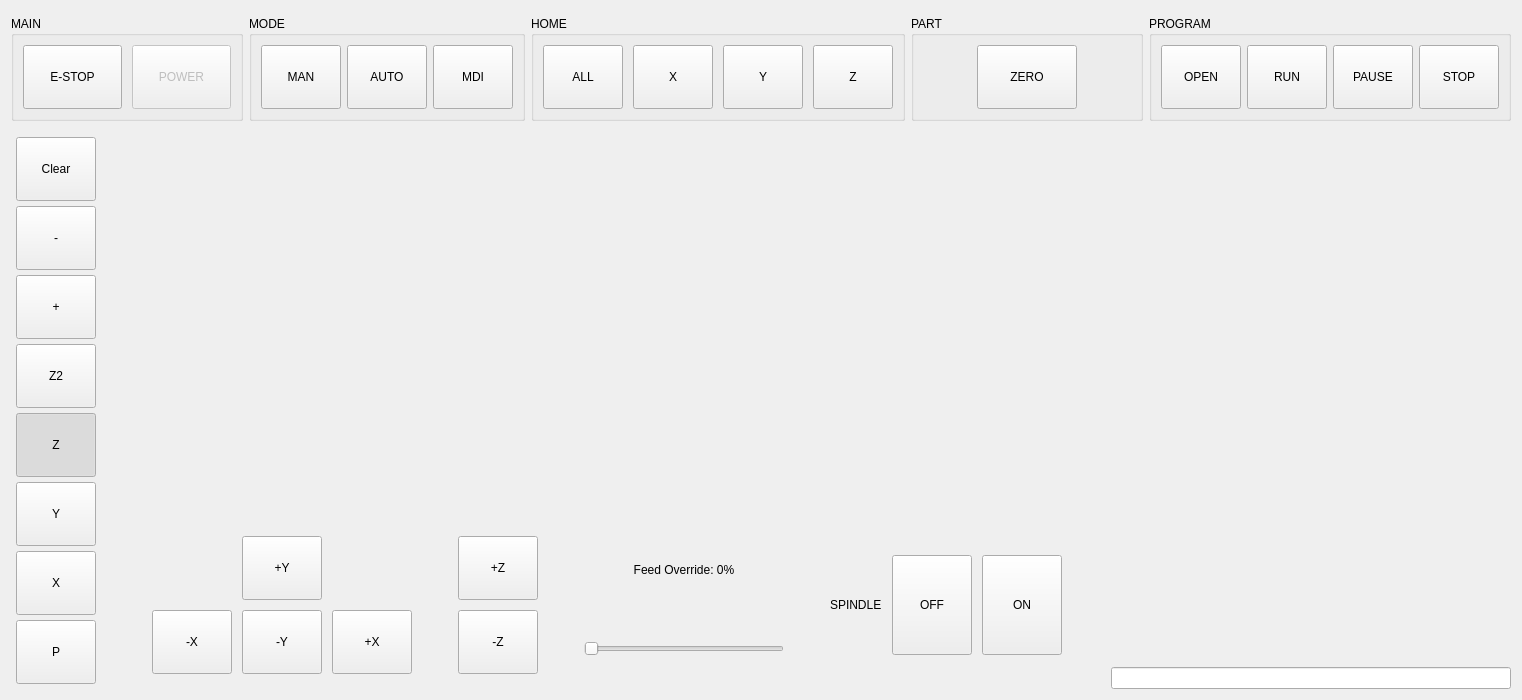
  <widget class="QWidget" name="centralwidget">
   <layout class="QVBoxLayout" name="verticalLayout">
    <item>
     <layout class="QHBoxLayout" name="horizontalLayout_2">
      <property name="sizeConstraint">
       <enum>QLayout::SetDefaultConstraint</enum>
      </property>
      <property name="topMargin">
       <number>5</number>
      </property>
      <property name="bottomMargin">
       <number>5</number>
      </property>
      <item>
       <widget class="QGroupBox" name="main_gbox">
        <property name="title">
         <string>MAIN</string>
        </property>
        <layout class="QHBoxLayout" name="horizontalLayout_6">
         <property name="spacing">
          <number>10</number>
         </property>
         <item>
          <widget class="ActionButton" name="estop_abutton">
           <property name="sizePolicy">
            <sizepolicy hsizetype="Minimum" vsizetype="Fixed">
             <horstretch>0</horstretch>
             <verstretch>0</verstretch>
            </sizepolicy>
           </property>
           <property name="minimumSize">
            <size>
             <width>60</width>
             <height>64</height>
            </size>
           </property>
           <property name="maximumSize">
            <size>
             <width>100</width>
             <height>100</height>
            </size>
           </property>
           <property name="text">
            <string>E-STOP</string>
           </property>
           <property name="checkable">
            <bool>true</bool>
           </property>
           <property name="actionName" stdset="0">
            <string>machine.estop.toggle</string>
           </property>
          </widget>
         </item>
         <item>
          <widget class="ActionButton" name="power_abutton">
           <property name="enabled">
            <bool>false</bool>
           </property>
           <property name="minimumSize">
            <size>
             <width>60</width>
             <height>64</height>
            </size>
           </property>
           <property name="maximumSize">
            <size>
             <width>100</width>
             <height>100</height>
            </size>
           </property>
           <property name="text">
            <string>POWER</string>
           </property>
           <property name="checkable">
            <bool>true</bool>
           </property>
           <property name="actionName" stdset="0">
            <string>machine.power.toggle</string>
           </property>
          </widget>
         </item>
        </layout>
       </widget>
      </item>
      <item>
       <widget class="QGroupBox" name="mode_gbox">
        <property name="title">
         <string>MODE</string>
        </property>
        <layout class="QHBoxLayout" name="horizontalLayout_8">
         <item>
          <widget class="ActionButton" name="actionbutton_27">
           <property name="sizePolicy">
            <sizepolicy hsizetype="Minimum" vsizetype="Minimum">
             <horstretch>0</horstretch>
             <verstretch>0</verstretch>
            </sizepolicy>
           </property>
           <property name="minimumSize">
            <size>
             <width>60</width>
             <height>64</height>
            </size>
           </property>
           <property name="maximumSize">
            <size>
             <width>100</width>
             <height>100</height>
            </size>
           </property>
           <property name="text">
            <string>MAN</string>
           </property>
           <property name="checkable">
            <bool>true</bool>
           </property>
           <property name="autoExclusive">
            <bool>true</bool>
           </property>
           <property name="actionName" stdset="0">
            <string>machine.mode.manual</string>
           </property>
           <property name="position" stdset="0">
            <string>first</string>
           </property>
           <property name="styleClass" stdset="0">
            <string>option</string>
           </property>
          </widget>
         </item>
         <item>
          <widget class="ActionButton" name="actionbutton_28">
           <property name="sizePolicy">
            <sizepolicy hsizetype="Minimum" vsizetype="Minimum">
             <horstretch>0</horstretch>
             <verstretch>0</verstretch>
            </sizepolicy>
           </property>
           <property name="minimumSize">
            <size>
             <width>60</width>
             <height>64</height>
            </size>
           </property>
           <property name="maximumSize">
            <size>
             <width>100</width>
             <height>100</height>
            </size>
           </property>
           <property name="text">
            <string>AUTO</string>
           </property>
           <property name="checkable">
            <bool>true</bool>
           </property>
           <property name="autoExclusive">
            <bool>true</bool>
           </property>
           <property name="actionName" stdset="0">
            <string>machine.mode.auto</string>
           </property>
           <property name="styleClass" stdset="0">
            <string>option</string>
           </property>
          </widget>
         </item>
         <item>
          <widget class="ActionButton" name="actionbutton_29">
           <property name="sizePolicy">
            <sizepolicy hsizetype="Minimum" vsizetype="Minimum">
             <horstretch>0</horstretch>
             <verstretch>0</verstretch>
            </sizepolicy>
           </property>
           <property name="minimumSize">
            <size>
             <width>60</width>
             <height>64</height>
            </size>
           </property>
           <property name="maximumSize">
            <size>
             <width>100</width>
             <height>100</height>
            </size>
           </property>
           <property name="text">
            <string>MDI</string>
           </property>
           <property name="checkable">
            <bool>true</bool>
           </property>
           <property name="autoExclusive">
            <bool>true</bool>
           </property>
           <property name="actionName" stdset="0">
            <string>machine.mode.mdi</string>
           </property>
           <property name="position" stdset="0">
            <string>last</string>
           </property>
           <property name="styleClass" stdset="0">
            <string>option</string>
           </property>
          </widget>
         </item>
        </layout>
       </widget>
      </item>
      <item>
       <widget class="QGroupBox" name="home_gbox">
        <property name="title">
         <string>HOME</string>
        </property>
        <layout class="QHBoxLayout" name="horizontalLayout_3">
         <property name="spacing">
          <number>10</number>
         </property>
         <item>
          <widget class="ActionButton" name="homeall_abutton">
           <property name="minimumSize">
            <size>
             <width>60</width>
             <height>64</height>
            </size>
           </property>
           <property name="maximumSize">
            <size>
             <width>100</width>
             <height>100</height>
            </size>
           </property>
           <property name="text">
            <string>ALL</string>
           </property>
           <property name="actionName" stdset="0">
            <string>machine.home.all</string>
           </property>
          </widget>
         </item>
         <item>
          <widget class="ActionButton" name="homex_abutton">
           <property name="minimumSize">
            <size>
             <width>60</width>
             <height>64</height>
            </size>
           </property>
           <property name="maximumSize">
            <size>
             <width>100</width>
             <height>100</height>
            </size>
           </property>
           <property name="text">
            <string>X</string>
           </property>
           <property name="actionName" stdset="0">
            <string>machine.home.axis:x</string>
           </property>
          </widget>
         </item>
         <item>
          <widget class="ActionButton" name="homey_abutton">
           <property name="minimumSize">
            <size>
             <width>60</width>
             <height>64</height>
            </size>
           </property>
           <property name="maximumSize">
            <size>
             <width>100</width>
             <height>100</height>
            </size>
           </property>
           <property name="text">
            <string>Y</string>
           </property>
           <property name="actionName" stdset="0">
            <string>machine.home.axis:y</string>
           </property>
          </widget>
         </item>
         <item>
          <widget class="ActionButton" name="homez_abutton">
           <property name="minimumSize">
            <size>
             <width>60</width>
             <height>64</height>
            </size>
           </property>
           <property name="maximumSize">
            <size>
             <width>100</width>
             <height>100</height>
            </size>
           </property>
           <property name="text">
            <string>Z</string>
           </property>
           <property name="actionName" stdset="0">
            <string>machine.home.axis:z</string>
           </property>
          </widget>
         </item>
        </layout>
       </widget>
      </item>
      <item>
       <widget class="QGroupBox" name="part_gbox">
        <property name="title">
         <string>PART</string>
        </property>
        <layout class="QHBoxLayout" name="horizontalLayout_5">
         <item>
          <widget class="DialogButton" name="zero_dbutton">
           <property name="minimumSize">
            <size>
             <width>60</width>
             <height>64</height>
            </size>
           </property>
           <property name="maximumSize">
            <size>
             <width>100</width>
             <height>100</height>
            </size>
           </property>
           <property name="text">
            <string>ZERO</string>
           </property>
           <property name="dialogName" stdset="0">
            <string>set_work_offsets</string>
           </property>
          </widget>
         </item>
        </layout>
       </widget>
      </item>
      <item>
       <widget class="QGroupBox" name="program_gbox">
        <property name="title">
         <string>PROGRAM</string>
        </property>
        <layout class="QHBoxLayout" name="horizontalLayout_7">
         <item>
          <widget class="DialogButton" name="open_dbutton">
           <property name="minimumSize">
            <size>
             <width>60</width>
             <height>64</height>
            </size>
           </property>
           <property name="maximumSize">
            <size>
             <width>100</width>
             <height>100</height>
            </size>
           </property>
           <property name="text">
            <string>OPEN</string>
           </property>
           <property name="dialogName" stdset="0">
            <string>open_file</string>
           </property>
          </widget>
         </item>
         <item>
          <widget class="ActionButton" name="run_abutton">
           <property name="minimumSize">
            <size>
             <width>60</width>
             <height>64</height>
            </size>
           </property>
           <property name="maximumSize">
            <size>
             <width>100</width>
             <height>100</height>
            </size>
           </property>
           <property name="text">
            <string>RUN</string>
           </property>
           <property name="actionName" stdset="0">
            <string>program.run</string>
           </property>
          </widget>
         </item>
         <item>
          <widget class="ActionButton" name="pause_abutton">
           <property name="minimumSize">
            <size>
             <width>60</width>
             <height>64</height>
            </size>
           </property>
           <property name="maximumSize">
            <size>
             <width>100</width>
             <height>100</height>
            </size>
           </property>
           <property name="text">
            <string>PAUSE</string>
           </property>
           <property name="actionName" stdset="0">
            <string>program.pause</string>
           </property>
          </widget>
         </item>
         <item>
          <widget class="ActionButton" name="stop_abutton">
           <property name="minimumSize">
            <size>
             <width>60</width>
             <height>64</height>
            </size>
           </property>
           <property name="maximumSize">
            <size>
             <width>100</width>
             <height>100</height>
            </size>
           </property>
           <property name="text">
            <string>STOP</string>
           </property>
           <property name="actionName" stdset="0">
            <string>program.abort</string>
           </property>
          </widget>
         </item>
        </layout>
       </widget>
      </item>
     </layout>
    </item>
    <item>
     <layout class="QVBoxLayout" name="verticalLayout_2">
      <item>
       <layout class="QHBoxLayout" name="horizontalLayout">
        <item>
         <widget class="QWidget" name="horizontalWidget" native="true">
          <layout class="QVBoxLayout" name="verticalLayout_6">
           <property name="spacing">
            <number>5</number>
           </property>
           <property name="leftMargin">
            <number>5</number>
           </property>
           <property name="topMargin">
            <number>5</number>
           </property>
           <property name="rightMargin">
            <number>5</number>
           </property>
           <property name="bottomMargin">
            <number>5</number>
           </property>
           <item>
            <widget class="QPushButton" name="plotClear">
             <property name="sizePolicy">
              <sizepolicy hsizetype="Preferred" vsizetype="Preferred">
               <horstretch>0</horstretch>
               <verstretch>0</verstretch>
              </sizepolicy>
             </property>
             <property name="minimumSize">
              <size>
               <width>64</width>
               <height>64</height>
              </size>
             </property>
             <property name="text">
              <string>Clear</string>
             </property>
            </widget>
           </item>
           <item>
            <widget class="QPushButton" name="plotMinus">
             <property name="sizePolicy">
              <sizepolicy hsizetype="Preferred" vsizetype="Preferred">
               <horstretch>0</horstretch>
               <verstretch>0</verstretch>
              </sizepolicy>
             </property>
             <property name="minimumSize">
              <size>
               <width>64</width>
               <height>64</height>
              </size>
             </property>
             <property name="text">
              <string>-</string>
             </property>
            </widget>
           </item>
           <item>
            <widget class="QPushButton" name="plotPlus">
             <property name="sizePolicy">
              <sizepolicy hsizetype="Preferred" vsizetype="Preferred">
               <horstretch>0</horstretch>
               <verstretch>0</verstretch>
              </sizepolicy>
             </property>
             <property name="minimumSize">
              <size>
               <width>64</width>
               <height>64</height>
              </size>
             </property>
             <property name="text">
              <string>+</string>
             </property>
            </widget>
           </item>
           <item>
            <widget class="QPushButton" name="plotZ2">
             <property name="sizePolicy">
              <sizepolicy hsizetype="Preferred" vsizetype="Preferred">
               <horstretch>0</horstretch>
               <verstretch>0</verstretch>
              </sizepolicy>
             </property>
             <property name="minimumSize">
              <size>
               <width>64</width>
               <height>64</height>
              </size>
             </property>
             <property name="text">
              <string>Z2</string>
             </property>
             <property name="checkable">
              <bool>true</bool>
             </property>
             <property name="autoExclusive">
              <bool>true</bool>
             </property>
            </widget>
           </item>
           <item>
            <widget class="QPushButton" name="plotZ">
             <property name="sizePolicy">
              <sizepolicy hsizetype="Preferred" vsizetype="Preferred">
               <horstretch>0</horstretch>
               <verstretch>0</verstretch>
              </sizepolicy>
             </property>
             <property name="minimumSize">
              <size>
               <width>64</width>
               <height>64</height>
              </size>
             </property>
             <property name="text">
              <string>Z</string>
             </property>
             <property name="checkable">
              <bool>true</bool>
             </property>
             <property name="checked">
              <bool>true</bool>
             </property>
             <property name="autoExclusive">
              <bool>true</bool>
             </property>
            </widget>
           </item>
           <item>
            <widget class="QPushButton" name="plotY">
             <property name="sizePolicy">
              <sizepolicy hsizetype="Preferred" vsizetype="Preferred">
               <horstretch>0</horstretch>
               <verstretch>0</verstretch>
              </sizepolicy>
             </property>
             <property name="minimumSize">
              <size>
               <width>64</width>
               <height>64</height>
              </size>
             </property>
             <property name="text">
              <string>Y</string>
             </property>
             <property name="checkable">
              <bool>true</bool>
             </property>
             <property name="autoExclusive">
              <bool>true</bool>
             </property>
            </widget>
           </item>
           <item>
            <widget class="QPushButton" name="plotX">
             <property name="sizePolicy">
              <sizepolicy hsizetype="Preferred" vsizetype="Preferred">
               <horstretch>0</horstretch>
               <verstretch>0</verstretch>
              </sizepolicy>
             </property>
             <property name="minimumSize">
              <size>
               <width>64</width>
               <height>64</height>
              </size>
             </property>
             <property name="text">
              <string>X</string>
             </property>
             <property name="checkable">
              <bool>true</bool>
             </property>
             <property name="autoExclusive">
              <bool>true</bool>
             </property>
            </widget>
           </item>
           <item>
            <widget class="QPushButton" name="plotP">
             <property name="sizePolicy">
              <sizepolicy hsizetype="Preferred" vsizetype="Preferred">
               <horstretch>0</horstretch>
               <verstretch>0</verstretch>
              </sizepolicy>
             </property>
             <property name="minimumSize">
              <size>
               <width>64</width>
               <height>64</height>
              </size>
             </property>
             <property name="text">
              <string>P</string>
             </property>
             <property name="checkable">
              <bool>true</bool>
             </property>
             <property name="autoExclusive">
              <bool>true</bool>
             </property>
            </widget>
           </item>
          </layout>
         </widget>
        </item>
        <item>
         <layout class="QVBoxLayout" name="verticalLayout_4" stretch="0,0">
          <property name="spacing">
           <number>6</number>
          </property>
          <property name="leftMargin">
           <number>5</number>
          </property>
          <property name="topMargin">
           <number>0</number>
          </property>
          <property name="rightMargin">
           <number>3</number>
          </property>
          <property name="bottomMargin">
           <number>15</number>
          </property>
          <item>
           <widget class="VTKBackPlot" name="vtk">
            <property name="backgroundColor" stdset="0">
             <color>
              <red>136</red>
              <green>138</green>
              <blue>133</blue>
             </color>
            </property>
            <property name="backgroundColor2" stdset="0">
             <color>
              <red>85</red>
              <green>87</green>
              <blue>83</blue>
             </color>
            </property>
            <property name="enableProgramLabels" stdset="0">
             <bool>true</bool>
            </property>
           </widget>
          </item>
          <item>
           <layout class="QHBoxLayout" name="horizontalLayout_4">
            <property name="topMargin">
             <number>10</number>
            </property>
            <item>
             <spacer name="horizontalSpacer">
              <property name="orientation">
               <enum>Qt::Horizontal</enum>
              </property>
              <property name="sizeType">
               <enum>QSizePolicy::Expanding</enum>
              </property>
              <property name="sizeHint" stdset="0">
               <size>
                <width>40</width>
                <height>20</height>
               </size>
              </property>
             </spacer>
            </item>
            <item>
             <layout class="QGridLayout" name="gridLayout">
              <property name="spacing">
               <number>10</number>
              </property>
              <item row="0" column="2">
               <widget class="ActionButton" name="jogyplus_abutton">
                <property name="minimumSize">
                 <size>
                  <width>64</width>
                  <height>64</height>
                 </size>
                </property>
                <property name="maximumSize">
                 <size>
                  <width>100</width>
                  <height>100</height>
                 </size>
                </property>
                <property name="text">
                 <string>+Y</string>
                </property>
                <property name="actionName" stdset="0">
                 <string>machine.jog.axis:y,pos</string>
                </property>
               </widget>
              </item>
              <item row="1" column="1">
               <widget class="ActionButton" name="jogxmin_abutton">
                <property name="minimumSize">
                 <size>
                  <width>64</width>
                  <height>64</height>
                 </size>
                </property>
                <property name="maximumSize">
                 <size>
                  <width>100</width>
                  <height>100</height>
                 </size>
                </property>
                <property name="text">
                 <string>-X</string>
                </property>
                <property name="actionName" stdset="0">
                 <string>machine.jog.axis:x,neg</string>
                </property>
               </widget>
              </item>
              <item row="1" column="3">
               <widget class="ActionButton" name="jogxplus_abutton">
                <property name="minimumSize">
                 <size>
                  <width>64</width>
                  <height>64</height>
                 </size>
                </property>
                <property name="maximumSize">
                 <size>
                  <width>100</width>
                  <height>100</height>
                 </size>
                </property>
                <property name="text">
                 <string>+X</string>
                </property>
                <property name="actionName" stdset="0">
                 <string>machine.jog.axis:x,pos</string>
                </property>
               </widget>
              </item>
              <item row="1" column="2">
               <widget class="ActionButton" name="jogymin_abutton">
                <property name="minimumSize">
                 <size>
                  <width>64</width>
                  <height>64</height>
                 </size>
                </property>
                <property name="maximumSize">
                 <size>
                  <width>100</width>
                  <height>100</height>
                 </size>
                </property>
                <property name="text">
                 <string>-Y</string>
                </property>
                <property name="actionName" stdset="0">
                 <string>machine.jog.axis:y,neg</string>
                </property>
               </widget>
              </item>
             </layout>
            </item>
            <item>
             <spacer name="horizontalSpacer_2">
              <property name="orientation">
               <enum>Qt::Horizontal</enum>
              </property>
              <property name="sizeType">
               <enum>QSizePolicy::Expanding</enum>
              </property>
              <property name="sizeHint" stdset="0">
               <size>
                <width>40</width>
                <height>20</height>
               </size>
              </property>
             </spacer>
            </item>
            <item>
             <layout class="QGridLayout" name="gridLayout_2">
              <property name="spacing">
               <number>10</number>
              </property>
              <item row="1" column="0">
               <widget class="ActionButton" name="jogzmin_abutton">
                <property name="minimumSize">
                 <size>
                  <width>64</width>
                  <height>64</height>
                 </size>
                </property>
                <property name="maximumSize">
                 <size>
                  <width>100</width>
                  <height>100</height>
                 </size>
                </property>
                <property name="text">
                 <string>-Z</string>
                </property>
                <property name="actionName" stdset="0">
                 <string>machine.jog.axis:z,neg</string>
                </property>
               </widget>
              </item>
              <item row="0" column="0">
               <widget class="ActionButton" name="jogzplus_abutton">
                <property name="minimumSize">
                 <size>
                  <width>64</width>
                  <height>64</height>
                 </size>
                </property>
                <property name="maximumSize">
                 <size>
                  <width>100</width>
                  <height>100</height>
                 </size>
                </property>
                <property name="text">
                 <string>+Z</string>
                </property>
                <property name="actionName" stdset="0">
                 <string>machine.jog.axis:z,pos</string>
                </property>
               </widget>
              </item>
             </layout>
            </item>
            <item>
             <spacer name="horizontalSpacer_3">
              <property name="orientation">
               <enum>Qt::Horizontal</enum>
              </property>
              <property name="sizeType">
               <enum>QSizePolicy::Expanding</enum>
              </property>
              <property name="sizeHint" stdset="0">
               <size>
                <width>40</width>
                <height>20</height>
               </size>
              </property>
             </spacer>
            </item>
            <item>
             <layout class="QVBoxLayout" name="verticalLayout_3">
              <item>
               <widget class="StatusLabel" name="feedover_slabel">
                <property name="minimumSize">
                 <size>
                  <width>200</width>
                  <height>0</height>
                 </size>
                </property>
                <property name="text">
                 <string>Feed Override: 0%</string>
                </property>
                <property name="alignment">
                 <set>Qt::AlignCenter</set>
                </property>
                <property name="rules" stdset="0">
                 <string>[
    {
        &quot;channels&quot;: [
            {
                &quot;url&quot;: &quot;status:feedrate&quot;,
                &quot;trigger&quot;: true, 
                &quot;type&quot;: &quot;float&quot;
            }
        ], 
        &quot;expression&quot;: &quot;\&quot;Feed Override: {:.0%}\&quot;.format(ch[0])&quot;, 
        &quot;name&quot;: &quot;New Rule&quot;, 
        &quot;property&quot;: &quot;Text&quot;
    }
]</string>
                </property>
                <property name="format" stdset="0">
                 <string>&lt;b&gt;Feed Override:&lt;/b&gt; {:.0%}</string>
                </property>
                <property name="statusItem" stdset="0">
                 <string>feedrate</string>
                </property>
               </widget>
              </item>
              <item>
               <widget class="ActionSlider" name="feedover_aslider">
                <property name="sizePolicy">
                 <sizepolicy hsizetype="Fixed" vsizetype="Fixed">
                  <horstretch>0</horstretch>
                  <verstretch>0</verstretch>
                 </sizepolicy>
                </property>
                <property name="minimumSize">
                 <size>
                  <width>50</width>
                  <height>64</height>
                 </size>
                </property>
                <property name="maximumSize">
                 <size>
                  <width>300</width>
                  <height>50</height>
                 </size>
                </property>
                <property name="orientation">
                 <enum>Qt::Horizontal</enum>
                </property>
                <property name="actionName" stdset="0">
                 <string>machine.feed-override.set</string>
                </property>
               </widget>
              </item>
             </layout>
            </item>
            <item>
             <spacer name="horizontalSpacer_4">
              <property name="orientation">
               <enum>Qt::Horizontal</enum>
              </property>
              <property name="sizeType">
               <enum>QSizePolicy::Expanding</enum>
              </property>
              <property name="sizeHint" stdset="0">
               <size>
                <width>40</width>
                <height>20</height>
               </size>
              </property>
             </spacer>
            </item>
            <item>
             <layout class="QHBoxLayout" name="horizontalLayout_10">
              <property name="spacing">
               <number>10</number>
              </property>
              <item>
               <widget class="QLabel" name="label_4">
                <property name="text">
                 <string>SPINDLE</string>
                </property>
               </widget>
              </item>
              <item>
               <widget class="ActionButton" name="spindleoff_abutton">
                <property name="minimumSize">
                 <size>
                  <width>64</width>
                  <height>64</height>
                 </size>
                </property>
                <property name="maximumSize">
                 <size>
                  <width>100</width>
                  <height>100</height>
                 </size>
                </property>
                <property name="text">
                 <string>OFF</string>
                </property>
                <property name="actionName" stdset="0">
                 <string>spindle.off</string>
                </property>
               </widget>
              </item>
              <item>
               <widget class="ActionButton" name="spindleon_abutton">
                <property name="minimumSize">
                 <size>
                  <width>64</width>
                  <height>64</height>
                 </size>
                </property>
                <property name="maximumSize">
                 <size>
                  <width>100</width>
                  <height>100</height>
                 </size>
                </property>
                <property name="text">
                 <string>ON</string>
                </property>
                <property name="actionName" stdset="0">
                 <string>spindle.forward</string>
                </property>
               </widget>
              </item>
             </layout>
            </item>
            <item>
             <spacer name="horizontalSpacer_5">
              <property name="orientation">
               <enum>Qt::Horizontal</enum>
              </property>
              <property name="sizeHint" stdset="0">
               <size>
                <width>40</width>
                <height>20</height>
               </size>
              </property>
             </spacer>
            </item>
           </layout>
          </item>
         </layout>
        </item>
        <item>
         <layout class="QVBoxLayout" name="verticalLayout_5">
          <item>
           <widget class="GcodeEditor" name="gcodeeditor">
            <property name="minimumSize">
             <size>
              <width>400</width>
              <height>0</height>
             </size>
            </property>
            <property name="backgroundcolor" stdset="0">
             <string>#454545</string>
            </property>
            <property name="marginbackgroundcolor" stdset="0">
             <string>#5c5c5c</string>
            </property>
           </widget>
          </item>
          <item>
           <layout class="QHBoxLayout" name="horizontalLayout_9">
            <item>
             <widget class="MDIEntry" name="mdientry"/>
            </item>
           </layout>
          </item>
         </layout>
        </item>
       </layout>
      </item>
     </layout>
    </item>
   </layout>
  </widget>
